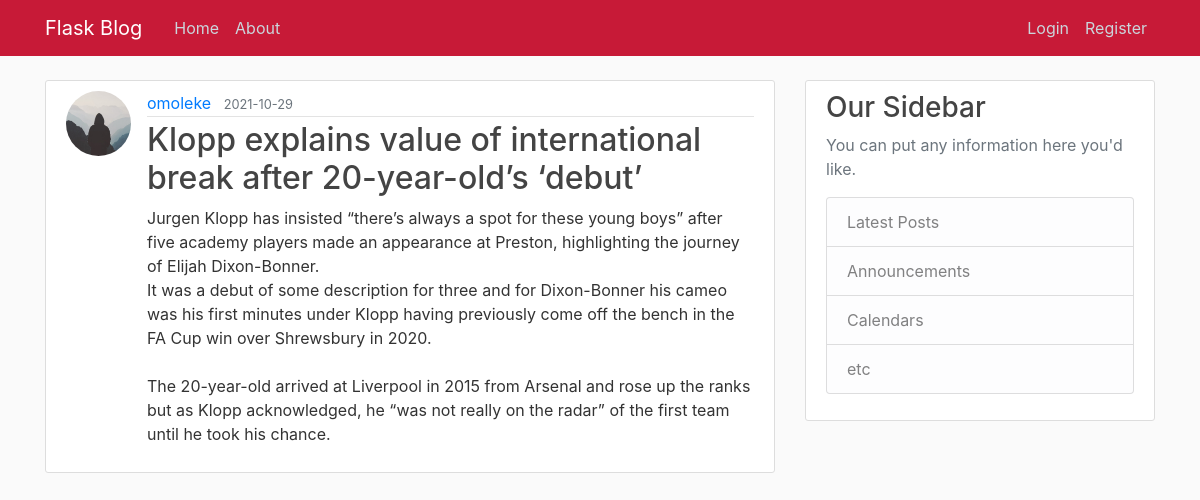
/post/1, run on the app's committed database.
### flask_blog/models.py (models this page shows, shortened)
class User(db.Model,UserMixin):
    id = db.Column(db.Integer, primary_key=True)
    username = db.Column(db.String(20), unique=True, nullable=False)
    email = db.Column(db.String(120), unique=True, nullable=False)
    image_file = db.Column(db.String(20), nullable=False, default='default.jpg')
    password = db.Column(db.String(60), nullable=False)
    posts = db.relationship('Post', backref='author', lazy=True)

class Post(db.Model):
    id = db.Column(db.Integer, primary_key=True)
    title = db.Column(db.String(100), nullable=False)
    date_posted = db.Column(db.DateTime, nullable=False, default=datetime.utcnow)
    content = db.Column(db.Text, nullable=False)
    user_id = db.Column(db.Integer, db.ForeignKey('user.id'), nullable=False)

### flask_blog/routes.py (the view)
@app.route("/post/<int:post_id>")
def post(post_id):
    post = Post.query.get_or_404(post_id)
    return render_template('post.html', title=post.title, post=post)

### flask_blog/templates/post.html (shortened to what this page needs)
{% extends "layout.html" %}
{% block content %}
  <article class="media content-section">
    <img class="rounded-circle article-img" src="{{ url_for('static', filename='profile_pics/' + post.author.image_file) }}">
    <div class="media-body">
      <div class="article-metadata">
        <a class="mr-2" href="#">{{ post.author.username }}</a>
        <small class="text-muted">{{ post.date_posted.strftime('%Y-%m-%d') }}</small>
      </div>
      <h2 class="article-title">{{ post.title }}</h2>
      <p class="article-content">{{ post.content }}</p>
    </div>
  </article>
{% endblock content %}

### flask_blog/static/main.css (style rules this page uses)
body { background: #fafafa; color: #333333; margin-top: 5rem; }
h1, h2, h3, h4, h5, h6 { color: #444444; }
.content-section { background: #ffffff; padding: 10px 20px; border: 1px solid #dddddd; border-radius: 3px; margin-bottom: 20px; }
.article-title { color: #444444; }
.article-content { white-space: pre-line; }
.article-img { height: 65px; width: 65px; margin-right: 16px; }
.article-metadata { padding-bottom: 1px; margin-bottom: 4px; border-bottom: 1px solid #e3e3e3 }

### data on the page
User: image_file (placeholder picture), author.username "omoleke"
Post: date_posted "2021-10-29", title "Klopp explains value of international break after 20-year-old’s ‘debut’", content "Jurgen Klopp has insisted “there’s always a spot for these young boys” after five academy players made an appearance at Preston, highlighting the journey of Elijah Dixon-Bonner. It was a debut of some description for three and for Dixon-Bonner his cameo was his first minutes under Klopp having previously come off the bench in the FA Cup win over Shrewsbury in 2020. The 20-year-old arrived at Liverpool in 2015 from Arsenal and rose up the ranks but as Klopp acknowledged, he “was not really on the radar” of the first team until he took his chance."
